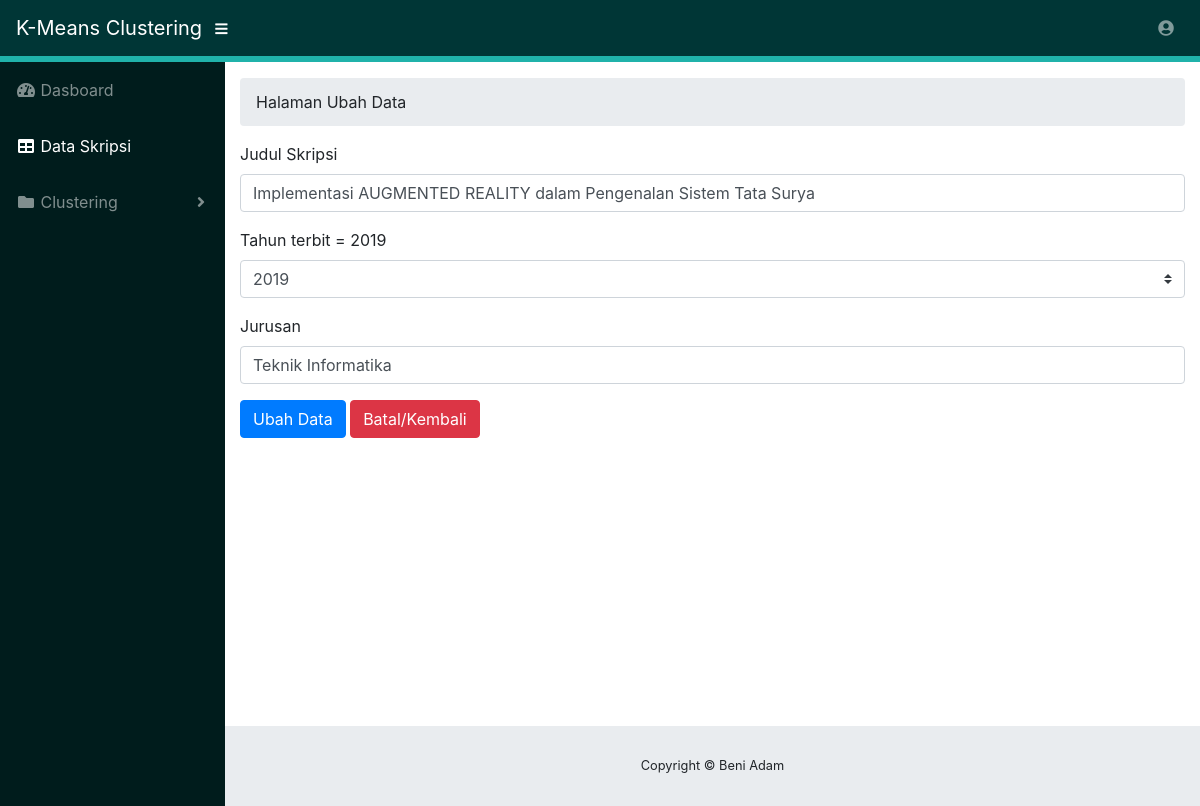
The app's page /edit_data.php?id=1 (signed in) with its own data.
### tables this page shows
CREATE TABLE `skripsi1` (
  `id` int(11) NOT NULL,
  `judul_skripsi` varchar(255) DEFAULT NULL,
  `tahun` year(4) DEFAULT NULL,
  `jurusan` varchar(50) DEFAULT NULL,
  `kategori` int(11) NOT NULL
);

### koneksi.php (called while the page is built, shortened)
<?php
$conn = mysqli_connect("localhost", "root", "", "skripsi");
function query($query)
{
	global $conn;
	$result = mysqli_query($conn, $query);
	$rows = [];
	while ($row = mysqli_fetch_assoc($result)) {
		$rows[] = $row;
	}
	return $rows;
}

### edit_data.php (the view, shortened to what this page needs)
<?php
require 'koneksi.php';
$id = $_GET["id"];
$skr = query("SELECT * FROM skripsi1 WHERE id = $id")[0];
?>
<!DOCTYPE html>
<html lang="en">
<head>
  <link href="vendor/fontawesome-free/css/all.min.css" rel="stylesheet" type="text/css">
  <link href="vendor/datatables/dataTables.bootstrap4.css" rel="stylesheet">
  <link href="css/sb-admin.css" rel="stylesheet">
</head>
<body id="page-top">
  <nav class="navbar navbar-expand navbar-dark static-top" style="background-color:#003636">
    <a class="navbar-brand mr-1" href="index.html">K-Means Clustering</a>
    <button class="btn btn-link btn-sm text-white order-1 order-sm-0" id="sidebarToggle" href="#">
      <i class="fas fa-bars"></i>
    </button>
    <ul class="navbar-nav ml-auto ml-md-0">
      <li class="nav-item dropdown no-arrow">
        <a class="nav-link dropdown-toggle" href="#" id="userDropdown" role="button" data-toggle="dropdown" aria-haspopup="true" aria-expanded="false">
          <i class="fas fa-user-circle fa-fw"></i>
        </a>
      </li>
    </ul>
  </nav>
  <div class="garis" style="width: 100%;height: 6px; background-color:#20B2AA"></div>
  <div id="wrapper">
    <ul class="sidebar navbar-nav" style="background-color: #001C1C">
      <li class="nav-item">
        <a class="nav-link" href="dasboard.php">
          <i class="fas fa-fw fa-tachometer-alt"></i>
          <span>Dasboard</span>
        </a>
      </li>
      <li class="nav-item active ">
        <a class="nav-link" href="index.php">
          <i class="fas fa-fw fa-table"></i>
          <span>Data Skripsi</span>
        </a>
      </li>
      <li class="nav-item dropdown">
        <a class="nav-link dropdown-toggle" href="#" id="pagesDropdown" role="button" data-toggle="dropdown" aria-haspopup="true" aria-expanded="false">
          <i class="fas fa-fw fa-folder"></i>
          <span>Clustering</span>
        </a>
      </li>
    </ul>
    <div id="content-wrapper">
      <div class="container-fluid">
        <ol class="breadcrumb">
          <li class="breadcrumb-item">
            Halaman Ubah Data
          </li>
        </ol>
        <form action="" method="post">
          <div class="form-group">
            <label for="judul_skripsi">Judul Skripsi</label>
            <input type="text" class="form-control" name="judul" id="judul" placeholder="Judul Skripsi" required value="<?= $skr["judul_skripsi"]; ?>">
          </div>
          <div class="form-group">
            <label for="tahun">Tahun terbit = <?= $skr["tahun"]; ?> </label>
            <select class="custom-select" name="tahun" id="tahun" required placeholder="tahun">
              <option value="2020" <?= $skr['tahun'] = '2020' ? 'selected' : null ?>>2020</option>
              <option value="2019" <?= $skr['tahun'] = '2019' ? 'selected' : null ?>>2019</option>
            </select>
          </div>
          <div class="form-group">
            <label for="jurusan">Jurusan</label>
            <input type="text" class="form-control" name="jurusan" id="jurusan" placeholder="Jurusan" required value="<?= $skr["jurusan"]; ?>">
          </div>
          <button type="submit" name="submit" class="btn btn-primary"> Ubah Data</button>
          <button type="button" class="btn btn-danger"> <a href="index.php" style="text-decoration: none;  color: white;">Batal/Kembali</a></button>
        </form>
        <br>
        <table>
          <tr>
            <td>
            </td>
            <td>
            </td>
          </tr>
        </table>
        <footer class="sticky-footer">
          <div class="container my-auto">
            <div class="copyright text-center my-auto">
              <span>Copyright © Beni Adam</span>
            </div>
          </div>
        </footer>
      </div>
    </div>
</body>
</html>

### records on screen
skripsi1: judul "Implementasi AUGMENTED REALITY dalam Pengenalan Sistem Tata Surya", tahun "2019", jurusan "Teknik Informatika"
